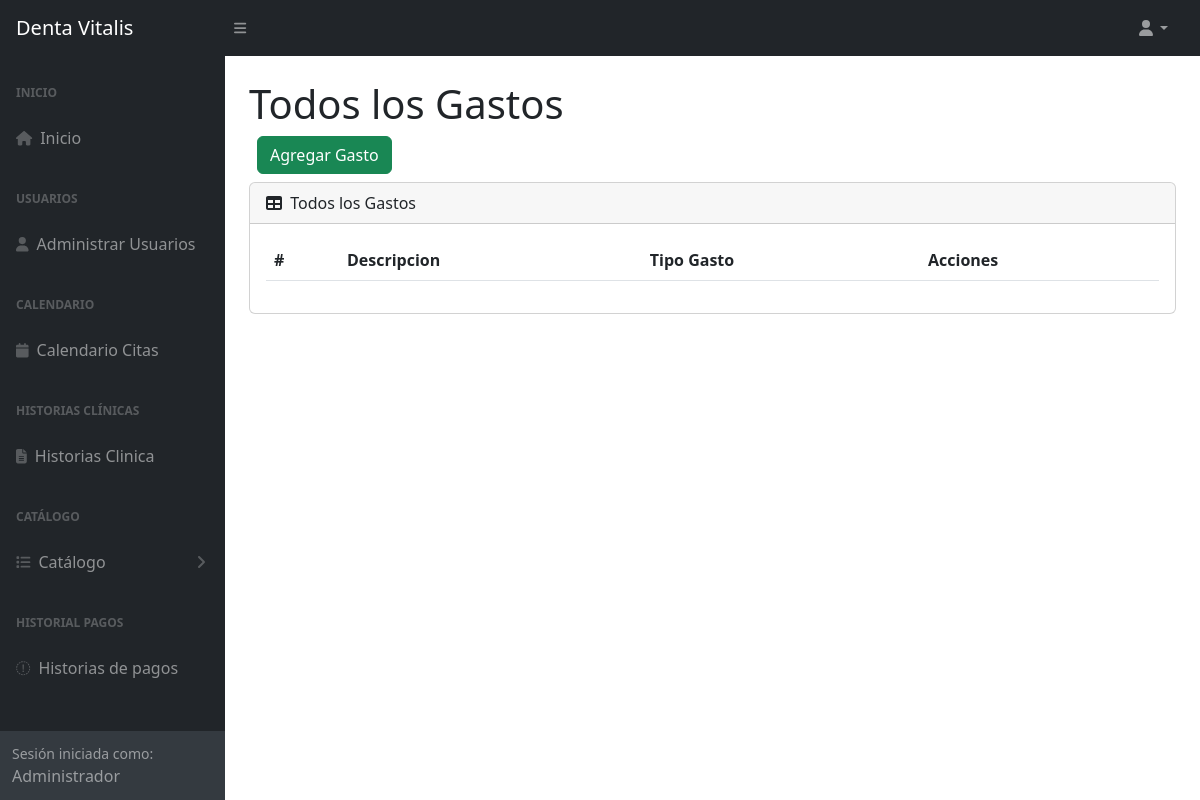
The page /gastos (signed in) on the database as committed earlier.
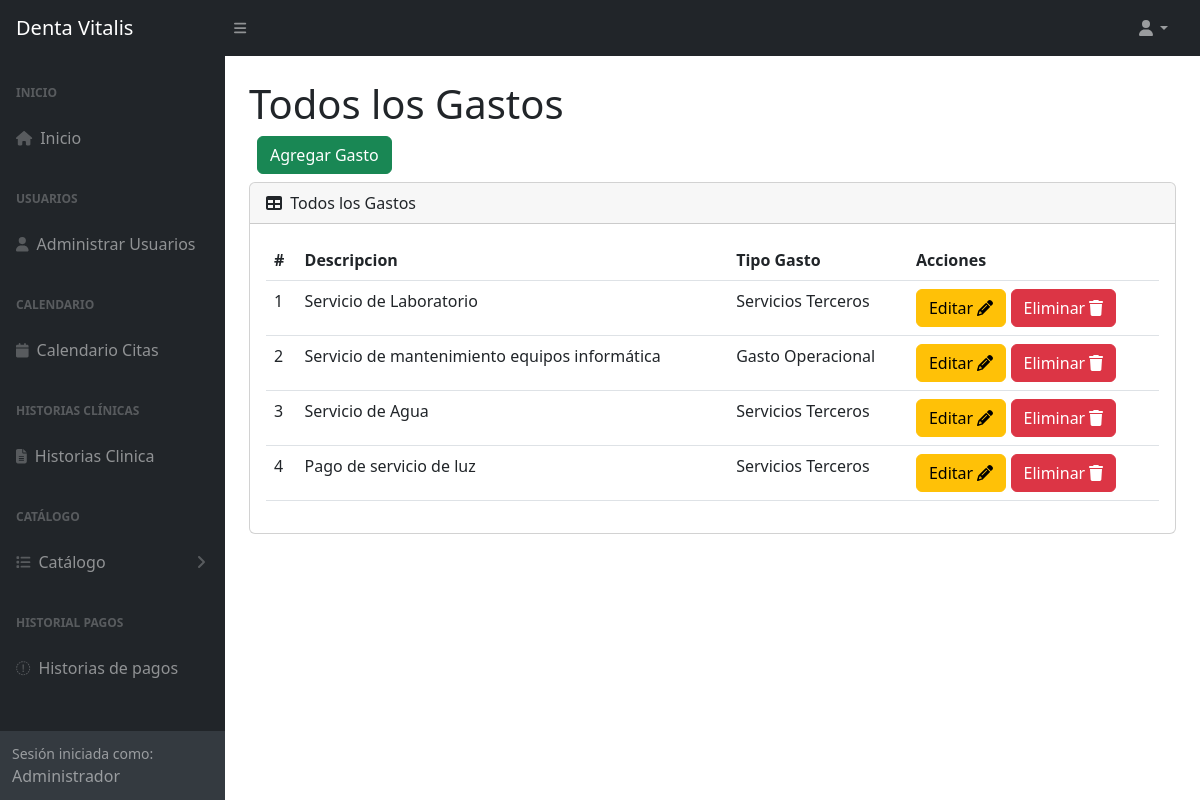
The same page on the database as committed later.
### tables this page shows
CREATE TABLE `tba_gasto`  (
  `IdGasto` int NOT NULL AUTO_INCREMENT,
  `IdTipoGasto` int NOT NULL,
  `NombreGasto` varchar(150) NOT NULL,
  `FechaCreacion` datetime NOT NULL,
  `FechaActualizacion` datetime NOT NULL,
  PRIMARY KEY (`IdGasto`) USING BTREE,
  INDEX `fk_gasto_fkgasto`(`IdTipoGasto`) USING BTREE,
  CONSTRAINT `fk_gasto_fkgasto` FOREIGN KEY (`IdTipoGasto`) REFERENCES `tba_tipogasto` (`IdTipoGasto`) ON DELETE RESTRICT ON UPDATE RESTRICT
);

CREATE TABLE `tba_tipogasto`  (
  `IdTipoGasto` int NOT NULL AUTO_INCREMENT,
  `NombreTipoGasto` varchar(100) NOT NULL,
  PRIMARY KEY (`IdTipoGasto`) USING BTREE
);

### controller/plantilla.controller.php (called while the page is built)
<?php
class ControllerPlantilla
{
  static public function ctrPlantilla()
  {
    include "view/plantilla.php";
  }
}

### index.php (called while the page is built, shortened)
<?php
require_once "controller/plantilla.controller.php";
require_once "controller/gastos.controller.php";
require_once "model/gastos.model.php";
$plantilla = new ControllerPlantilla();
$plantilla -> ctrPlantilla();

### controller/gastos.controller.php (called while the page is built, shortened)
<?php
class ControllerGastos
{
  public static function ctrMostrarGastos()
  {
    $tabla = "tba_gasto";
    $listaGastos = ModelGastos::mdlMostrarGastos($tabla);
    return $listaGastos;
  }
}

### model/conexion.php (called while the page is built)
<?php
class Conexion
{
  static public function conn()
  {
    $link = new PDO("mysql:host=localhost;dbname=db_dentaVitalis","root","");
		$link->exec("set names utf8");
		return $link;
  }
}

### model/gastos.model.php (called while the page is built, shortened)
<?php
require_once "conexion.php";
class ModelGastos
{
  public static function mdlMostrarGastos($tabla)
  {
    $statement = Conexion::conn()->prepare("SELECT tba_gasto.IdGasto, tba_gasto.NombreGasto, tba_gasto.IdTipoGasto, tba_tipogasto.NombreTipoGasto FROM $tabla INNER JOIN tba_tipogasto ON tba_gasto.IdTipoGasto = tba_tipogasto.IdTipoGasto ORDER BY IdGasto ASC");
    $statement -> execute();
    return $statement -> fetchAll();
  }
}

### view/modules/gastos.php (the view, shortened to what this page needs)
</div>
        </div>
        <div class="sb-sidenav-footer">
          <div class="small">Sesión iniciada como:</div>
          <?php echo $_SESSION["nombreUsuario"] ?>
        </div>
      </nav>
    </div>
    <div id="layoutSidenav_content">
      <main class="bg">
        <div class="container-fluid px-4">
          <h1 class="mt-4">Todos los Gastos</h1>
          <div class="d-flex m-2">
            <button type="button" class="btn btn-success" data-bs-toggle="modal" data-bs-target="#modalAgregarGasto">
              Agregar Gasto
            </button>
          </div>
          <div class="card mb-4">
            <div class="card-header">
              <i class="fas fa-table me-1"></i>
              Todos los Gastos
            </div>
            <div class="card-body">
              <table id="datatablesSimple" class="data-table-Gasto table">
                <thead>
                  <tr>
                    <th>#</th>
                    <th>Descripcion</th>
                    <th>Tipo Gasto</th>
                    <th>Acciones</th>
                  </tr>
                </thead>
                <tbody>
                  <?php
                  $listaGastos = ControllerGastos::ctrMostrarGastos();
                  foreach ($listaGastos as $key => $value)
                  {
                    echo
                    '<tr>
                      <td>'.($key + 1).'</td>
                      <td>'.$value["NombreGasto"].'</td>
                      <td>'.$value["NombreTipoGasto"].'</td>
                      <td>
                        <button class="btn btn-warning btnEditarGasto" codGasto="'.$value["IdGasto"].'" data-bs-toggle="modal" data-bs-target="#modalEditarGasto">Editar <i class="fa-solid fa-pencil"></i></button>
                        <button class="btn btn-danger btnEliminarGasto" codGasto="'.$value["IdGasto"].'">Eliminar <i class="fa-solid fa-trash"></i></button>
                      </td>
                    </tr>';
                  }
                  ?>
                </tbody>
              </table>
            </div>
          </div>
        </div>
      </main>
    </div>
  </div>

Rows that differ between the two databases and show on the page:
added tba_gasto: NombreGasto "Servicio de Laboratorio", IdTipoGasto.NombreTipoGasto "Servicios Terceros"
added tba_gasto: NombreGasto "Servicio de mantenimiento equipos informática", IdTipoGasto.NombreTipoGasto "Gasto Operacional"
added tba_gasto: NombreGasto "Servicio de Agua", IdTipoGasto.NombreTipoGasto "Servicios Terceros"
added tba_gasto: NombreGasto "Pago de servicio de luz", IdTipoGasto.NombreTipoGasto "Servicios Terceros"
